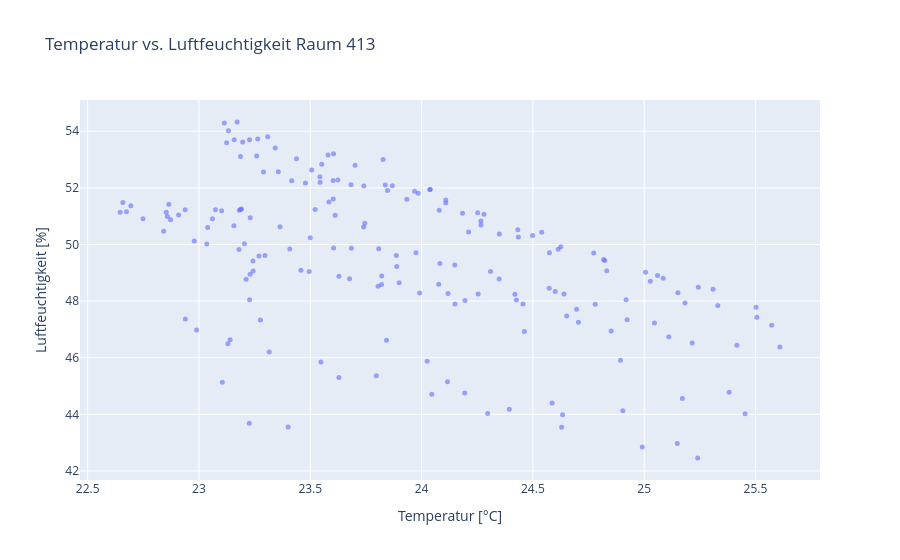

The notebook cell this image was saved under:
### Markdown cell above
### Aufgabe 2
Visualisiere `temperature` und `humidity` aus `../data/room_413.csv` als Punktewolke. Prüfe, ob wärmere Phasen tendenziell trockener sind, und leite eine betriebliche Folgerung für den Raum ab.

### Code cell
# Dein Code hier
df_413 = pd.read_csv("../data/room_413.csv", index_col=0, parse_dates=True)

# Fehlende Messwerte (-1) entfernen
df_413 = df_413[(df_413["temperature"] != -1) & (df_413["humidity"] != -1)]

fig = go.Figure()
fig.add_trace(go.Scatter(
    x=df_413["temperature"],
    y=df_413["humidity"],
    mode="markers",
    marker=dict(size=5, opacity=0.6)
))
fig.update_layout(
    title="Temperatur vs. Luftfeuchtigkeit Raum 413",
    xaxis_title="Temperatur [°C]",
    yaxis_title="Luftfeuchtigkeit [%]"
)
fig.show()

### Figure 1 — Plotly figure (JSON) as saved in the notebook; plotly's stock layout.template omitted (floating-point values rounded to 4 significant figures; data arrays with more than 128 entries replaced by an {"elided": "..."} marker saying what was removed)
{"data": [{"marker": {"opacity": 0.6, "size": 5}, "mode": "markers", "x": {"elided": "184 float values"}, "y": {"elided": "184 float values"}, "type": "scatter"}], "layout": {"title": {"text": "Temperatur vs. Luftfeuchtigkeit Raum 413"}, "xaxis": {"title": {"text": "Temperatur [°C]"}}, "yaxis": {"title": {"text": "Luftfeuchtigkeit [%]"}}}}
